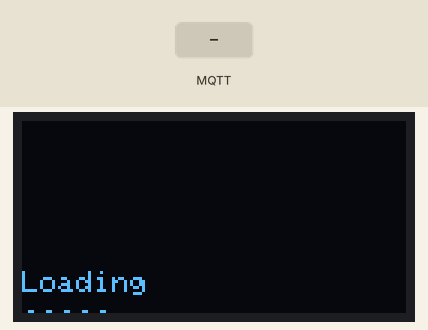
Recording of a sketch running on a simulated ESP8266 (NodeMCU). Shown: 128×64 one-colour display. Inputs (shaded band) come from the test bench. WiFi joins after 1.5 s; servers stay silent unless stated; no MQTT or app messages arrive unless stated; what the sketch prints to the serial monitor is not drawn.

Above: at 2.6 s.
5.5 s: MQTT message "1" arrives on the first subscribed topic
At 7.0 s:
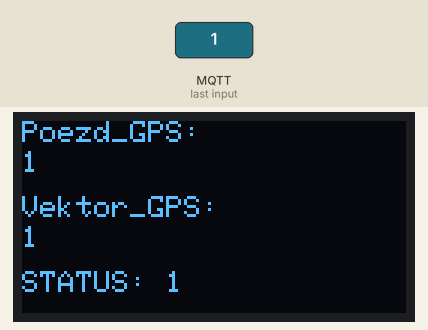
7.3 s: MQTT message "on" arrives on the first subscribed topic
At 8.6 s:
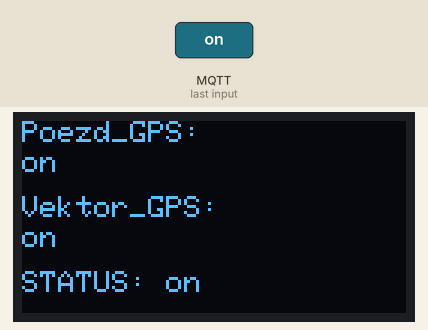
8.9 s: MQTT message "off" arrives on the first subscribed topic
At 10.4 s:
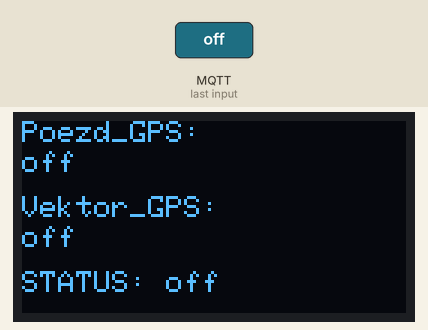
Timing chart, 0 to 11.9 s (numbered marks = the images above; inputs shaded):
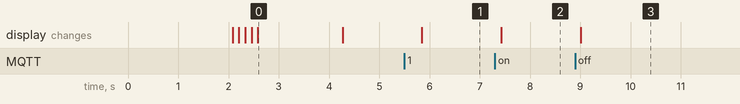

The sketch:

testing_vector_esp.ino
```cpp
#include <Wire.h>
#include <Adafruit_GFX.h>
#include <Adafruit_SSD1306.h>
#include <ESP8266WiFi.h>
#include <PubSubClient.h>

#define SCREEN_WIDTH 128
#define SCREEN_HEIGHT 64
Adafruit_SSD1306 display(SCREEN_WIDTH, SCREEN_HEIGHT, &Wire, -1);

const char* ssid = "dom100a";
const char* password = "almaz@7777";

const char* mqtt_server = "mqtt.cloa.space";
const char* mqtt_user = "ga1maz";
const char* mqtt_password = "almazg1234";
const char* topic = "gps/coordinates";

WiFiClient espClient;
PubSubClient client(espClient);
String gpsCoordinates = "N/A";

void setupWiFi();
void callback(char* topic, byte* payload, unsigned int length);
void reconnect();

void setup() {
  Serial.begin(9600);
  Wire.begin(D1, D2);

  if (!display.begin(SSD1306_SWITCHCAPVCC, 0x3C)) {
    Serial.println(F("Не удалось инициализировать дисплей!"));
    for (;;);
  }
  display.clearDisplay();

  display.setTextSize(1.5);
  display.setTextColor(SSD1306_WHITE);
  display.setCursor(0, 0);
  display.println("Powered by:");
  display.setCursor(0, 20);
  display.println("Telegram: @al_maz_g");
  display.display();
  delay(2000);
  display.setTextSize(1);

  for (int i = 0; i < 5; i++) {
    display.clearDisplay();
    display.setCursor(0, 50);
    display.println("Loading");
    for (int j = 0; j <= i; j++) {
      display.print(".");
    }
    display.display();
    delay(100);
  }

  setupWiFi();
  client.setServer(mqtt_server, 1883);
  client.setCallback(callback);

  while (!client.connected()) {
    reconnect();
  }
  client.subscribe(topic);
}

void loop() {
  if (!client.connected()) {
    reconnect();
  }
  client.loop();

  display.clearDisplay();
  display.setTextSize(1);
  display.setTextColor(SSD1306_WHITE);
  display.setCursor(0, 0);
  display.println("Poezd_GPS:");
  display.setCursor(0, 10);
  display.println(gpsCoordinates);
  display.setCursor(0, 25);
  display.println("Vektor_GPS:");
  display.setCursor(0, 35);
  display.println(gpsCoordinates);
  display.setCursor(0, 50);
  display.println("STATUS: " + gpsCoordinates);
  display.display();
  delay(500);
}

void setupWiFi() {
  delay(10);
  WiFi.begin(ssid, password);
  while (WiFi.status() != WL_CONNECTED) {
    delay(500);
  }
  Serial.println("Wi-Fi подключен");
}

void callback(char* topic, byte* payload, unsigned int length) {
  String message;
  for (unsigned int i = 0; i < length; i++) {
    message += (char)payload[i];
  }
  gpsCoordinates = message;
}

void reconnect() {
  while (!client.connected()) {
    if (client.connect("ESP8266Client", mqtt_user, mqtt_password)) {
      client.subscribe(topic);
    } else {
      delay(500);
    }
  }
}
```

Measured:
- after the input at 5.5 s, the display: changes after 0.35 s (image 1)
- after the input at 7.3 s, the display: changes after 0.13 s (image 2)
- after the input at 8.9 s, the display: changes after 0.10 s (image 3)
- what the display in image 0 shows lasts 1.7 s, from 2.6 s to 4.3 s
